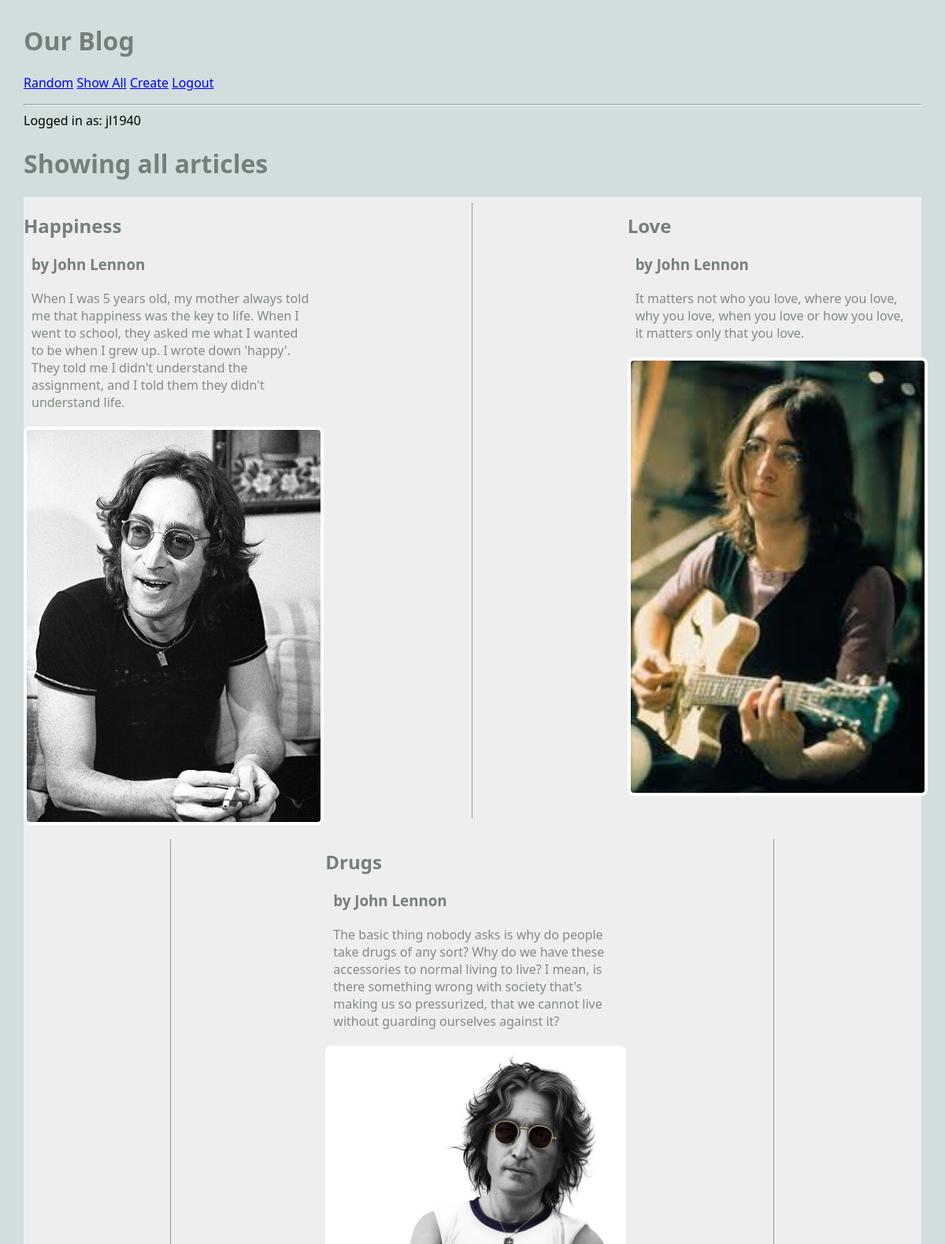
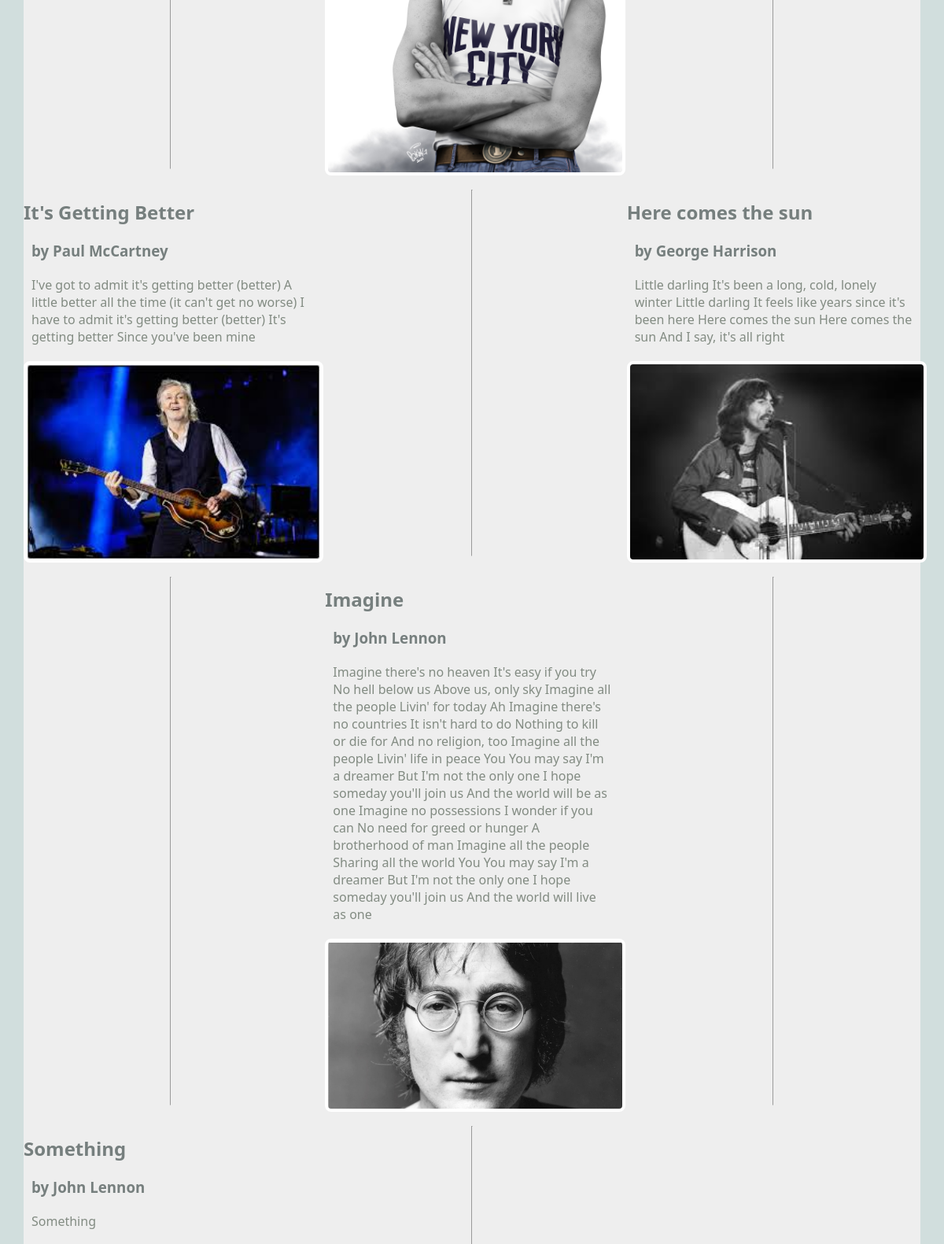
The app's page /blog/show_all (signed in, upper part) with its own data (2 pictures, top to bottom).
### blog/models.py (models this page shows, shortened)
class Article(models.Model):
    title = models.TextField(blank=True)
    author = models.TextField(blank=True)
    text = models.TextField(blank=True)
    published = models.DateTimeField(auto_now=True)
    image_file = models.ImageField(blank=True) # an actual image
    user = models.ForeignKey(User, on_delete=models.CASCADE) ## NEW
    def __str__(self):
        return f'{self.title} by {self.author}'

### blog/views.py (the view)
# urls.py: path('show_all', ShowAllView.as_view(), name="show_all"), # modified
class ShowAllView(ListView):
    model = Article
    template_name = "blog/show_all.html"
    context_object_name = "articles"
    def dispatch(self, request, *args, **kwargs):
        if request.user.is_authenticated:
            print(f'ShowAllView.dispatch(): request.user={request.user}')
        else:
            print(f'ShowAllView.dispatch(): not logged in.')
        return super().dispatch(request, *args, **kwargs)

### blog/templates/blog/show_all.html
{% extends 'blog/base.html' %}
{% block content %}
<h1>Showing all articles</h1>
<main class="grid-container">
    {% for article in articles %}
    <article>
        <div>
            <h2>{{article.title}}</h2>
            <h3>by {{article.author}}</h3>
            <p>
                {{article.text}}
            </p>
        </div>
        <a href="{% url 'article' article.pk %}">
        {% if article.image_file %}
        <img src="{{article.image_file.url}}" alt="">
        {% else %}
        No image
        {% endif %}
        </a>
    </article>
    <hr>
    {% endfor %}
</main>
{% endblock %}

### blog/templates/blog/base.html (shortened to what this page needs)
{% load static %}
<html>
    <head>
        <link rel="stylesheet" href="{% static 'styles-blog.css' %}">
    </head>
    <body>
        <head>
            <h1>Our Blog</h1>
            <nav>
                <ul>
                    <li><a href="{% url 'random' %}">Random</a></li>
                    <li><a href="{% url 'show_all' %}">Show All</a></li>
                    <li><a href="{% url 'create_article' %}">Create</a></li>
                    {% if request.user.is_authenticated %}
                    <li><a href="{% url 'logout' %}">Logout</a></li>
                    {% else %}
                    <li><a href="{% url 'login' %}">Login</a></li>
                    {% endif %}
                </ul>
                <hr>
                {% if request.user.is_authenticated %}
                Logged in as: {{request.user}}
                {% else %}
                Not logged in.
                {% endif %}
            </nav>
        </head>
        {% block content %}
        {% endblock %}
    </body>
</html>

### static/styles-blog.css (style rules this page uses)
body { margin: 30px; background: #d1dedd; font-family:'Segoe UI', Tahoma, Geneva, Verdana, sans-serif; }
ul, li { padding: 0px; list-style-type: none; }
h1, h2, h3 { color: #767f7e; }
p { color: #828b82; }
.grid-container { background: #eee; max-width: 900px; display: grid; grid-template-columns: repeat(3, 1fr); grid-gap: 10px; max-width: 1200px; margin: 20px auto; }
article img, article.featured img { width: 100%; border: 4px solid #fff; border-radius: 8px; }
article p, article h3 { margin: 20px 10px; }
nav li { display: inline; }

### records on screen
Article: title "Happiness", author "John Lennon", text "When I was 5 years old, my mother always told me that happiness was the key to life. When I went to school, they asked me what I wanted to be when I grew up. I wrote down 'happy'. They told me I didn't understand the assignment, and I told them they didn't understand life.", image_file (picture)
Article: title "Love", author "John Lennon", text "It matters not who you love, where you love, why you love, when you love or how you love, it matters only that you love.", image_file (picture)
Article: title "Drugs", author "John Lennon", text "The basic thing nobody asks is why do people take drugs of any sort? Why do we have these accessories to normal living to live? I mean, is there something wrong with society that's making us so pressurized, that we cannot live without guarding ourselves against it?", image_file (picture)
Article: title "It's Getting Better", author "Paul McCartney", text "I've got to admit it's getting better (better) A little better all the time (it can't get no worse) I have to admit it's getting better (better) It's getting better Since you've been mine", image_file (picture)
Article: title "Here comes the sun", author "George Harrison", text "Little darling It's been a long, cold, lonely winter Little darling It feels like years since it's been here Here comes the sun Here comes the sun And I say, it's all right", image_file (picture)
Article: title "Imagine", author "John Lennon", text "Imagine there's no heaven It's easy if you try No hell below us Above us, only sky Imagine all the people Livin' for today Ah Imagine there's no countries It isn't hard to do Nothing to kill or die for And no religion, too Imagine all the people Livin' life in peace You You may say I'm a dreamer But I'm not the only one I hope someday you'll join us And the world will be as one Imagine no possessions I wonder if you can No need for greed or hunger A brotherhood of man Imagine all the people Sharing all the world You You may say I'm a dreamer But I'm not the only one I hope someday you'll join us And the world will live as one", image_file (picture)
Article: title "Something", author "John Lennon", text "Something"

### other values on screen
{{ request.user }} "jl1940"
